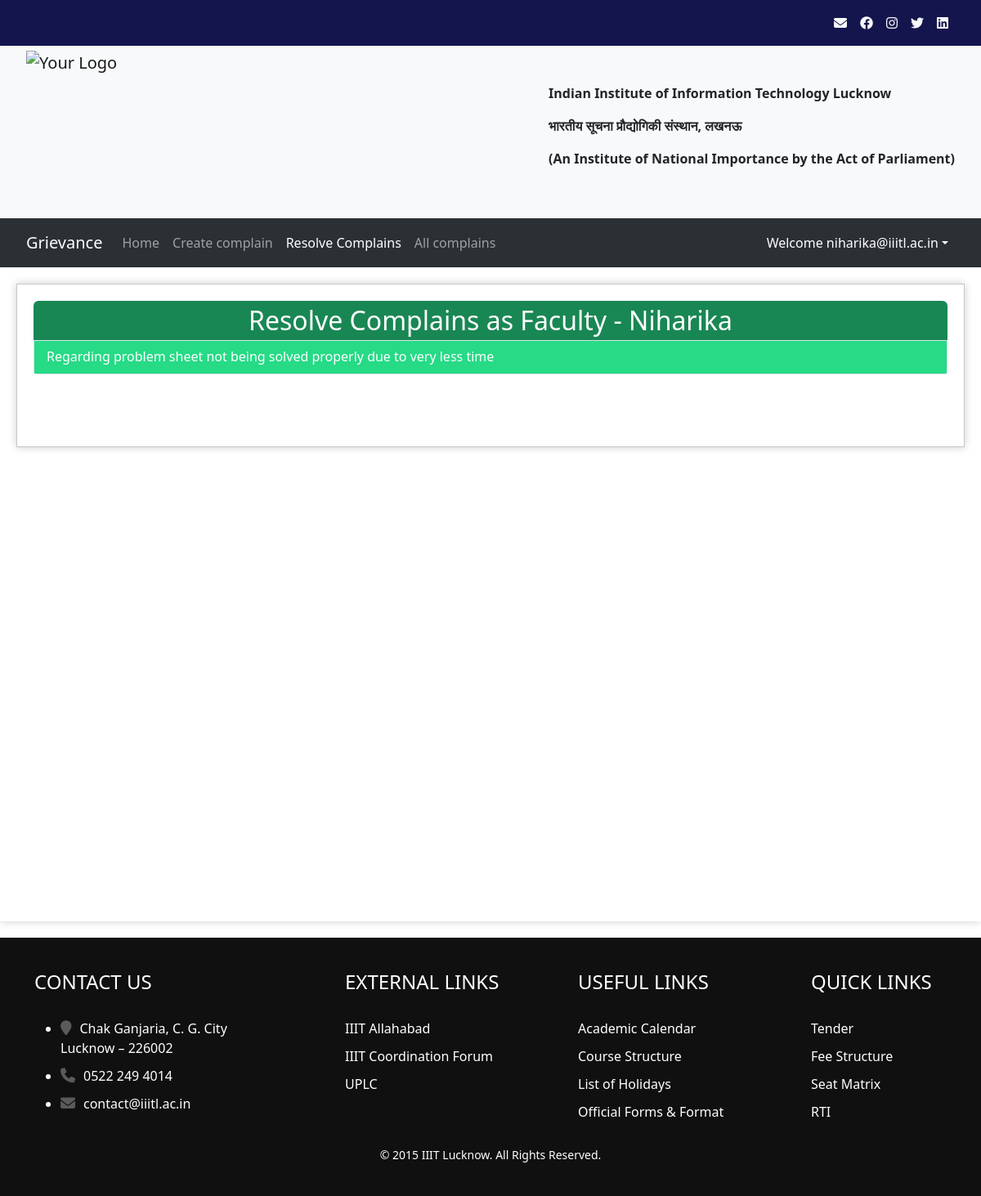
The app's page /respondcomplain (signed in), older data.
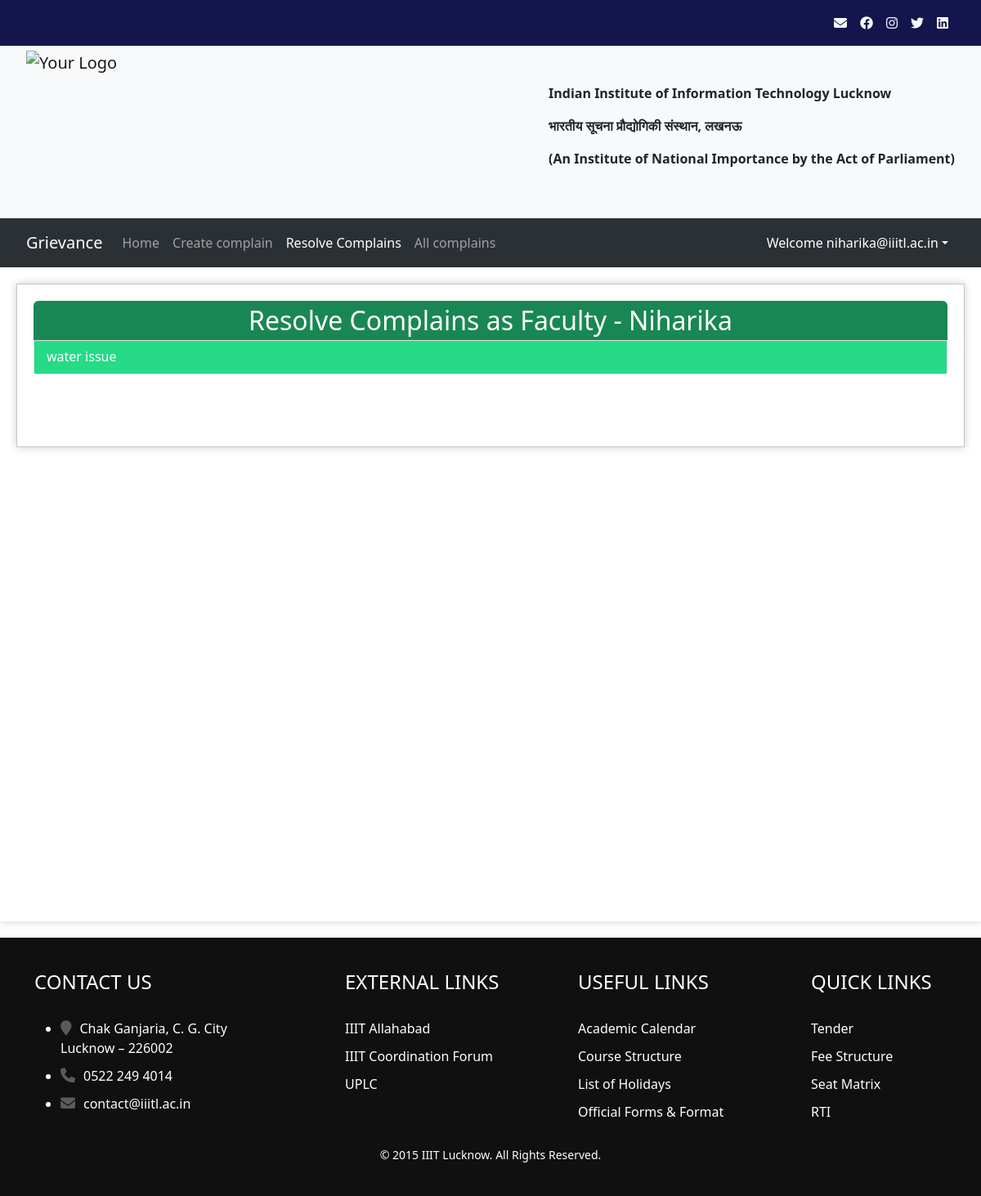
The same page, newer data.
### complainapp/models.py (models this page shows, shortened)
class Designation(models.Model):
    id = models.AutoField
    name = models.CharField(max_length=100)
    description = models.CharField(max_length=500)
    parent = models.ForeignKey('self', blank=True, default=" ", null=True, on_delete=models.CASCADE)
    designation_holder = models.ForeignKey(Profile, on_delete=models.CASCADE, related_name='designation_holder')

class Complain(models.Model):
    id = models.AutoField
    heading = models.CharField(max_length=300)
    description = models.TextField()
    registered_by = models.ForeignKey(Profile, on_delete=models.CASCADE)
    registered_to = models.ForeignKey('Designation', on_delete=models.CASCADE)
    registered_date = models.DateField(default=now, db_index=True)
    response_date = models.DateField(default=datetime.utcnow() + timedelta(days=2))
    completed = models.BooleanField(default=False)
    likes = models.ManyToManyField(User,related_name="postlike", blank=True, db_index=True)

### complainapp/views.py (the view, shortened to what this page needs)
# urls.py: path('respondcomplain', views.respondComplain, name="respondComplain"),
@login_required(login_url='/')
def respondComplain(request):
    if not check_designation(request.user):
        messages.error(request, "You do not hold any designation")
        return redirect('/')
    myprofile = Profile.objects.get(user=request.user)
    designation_set = myprofile.designation_holder.all()
    complains_list = dict()
    for designation in designation_set:
        complains_list[designation] = Complain.objects.filter(
            registered_to=designation, completed=False)
    return render(request, "complainapp/respondcomplain.html", {'complains_list': complains_list, 'designation_holder': True})

### complainapp/context_processors.py (called while the page is built)
def has_designation(request):
    user = request.user
    if user.is_superuser:
        return {'has_designation': True}
    has_designation = False
    if user.is_authenticated:
        has_designation = Profile.objects.get(user=user).designation_holder.exists()
    return {'has_designation': has_designation}

### complainapp/templatetags/urlactive.py (called while the page is built)
@register.simple_tag(takes_context=True)
def navactive(context, url):
    if context['request'].path == reverse(url):
        return 'active'
    return ''

### complainapp/views.py (called while the page is built)
def check_designation(user):
    return Profile.objects.get(user=user).designation_holder.exists()

### templates/complainapp/respondcomplain.html (shortened to what this page needs)
{% extends 'complainapp/basic.html' %}
{% load static %}
{% block style %}
<link rel="stylesheet" href="{% static '/css/complainapp/respondcomplain.css' %}">
{% endblock style %}
{% block body %}
{% if user.is_authenticated %}
<div class="content-enclosure">
    {% for designation, complains in complains_list.items %}
    <div class="designation-wrap-complains">
        <div class="complains1" style="min-height:200px">
            <h2 class="bg-success text-white rounded-top" style="text-align:center; margin:0;padding:5px;">Resolve
                Complains as {{designation.name}}</h2>
            <div class="list-group complain-list" style="border-radius:0px 0px 5px 5px">
                {% for complain in complains %}
                <div class="list-group-item list-group-item-action complain-class" aria-current="true">
                    <h6 class="complain-subject">{{ complain.heading }}</h6>
                </div>
                {% endfor %}
            </div>
        </div>
    </div>
    {% endfor %}
</div>
{% endif %}
{% endblock body %}

Row changes from the older to the newer data that the page shows:
changed Designation "Faculty - Niharika": loses Complain (heading "Regarding problem sheet not being solved properly due to very less time")
added Complain: heading "water issue"
